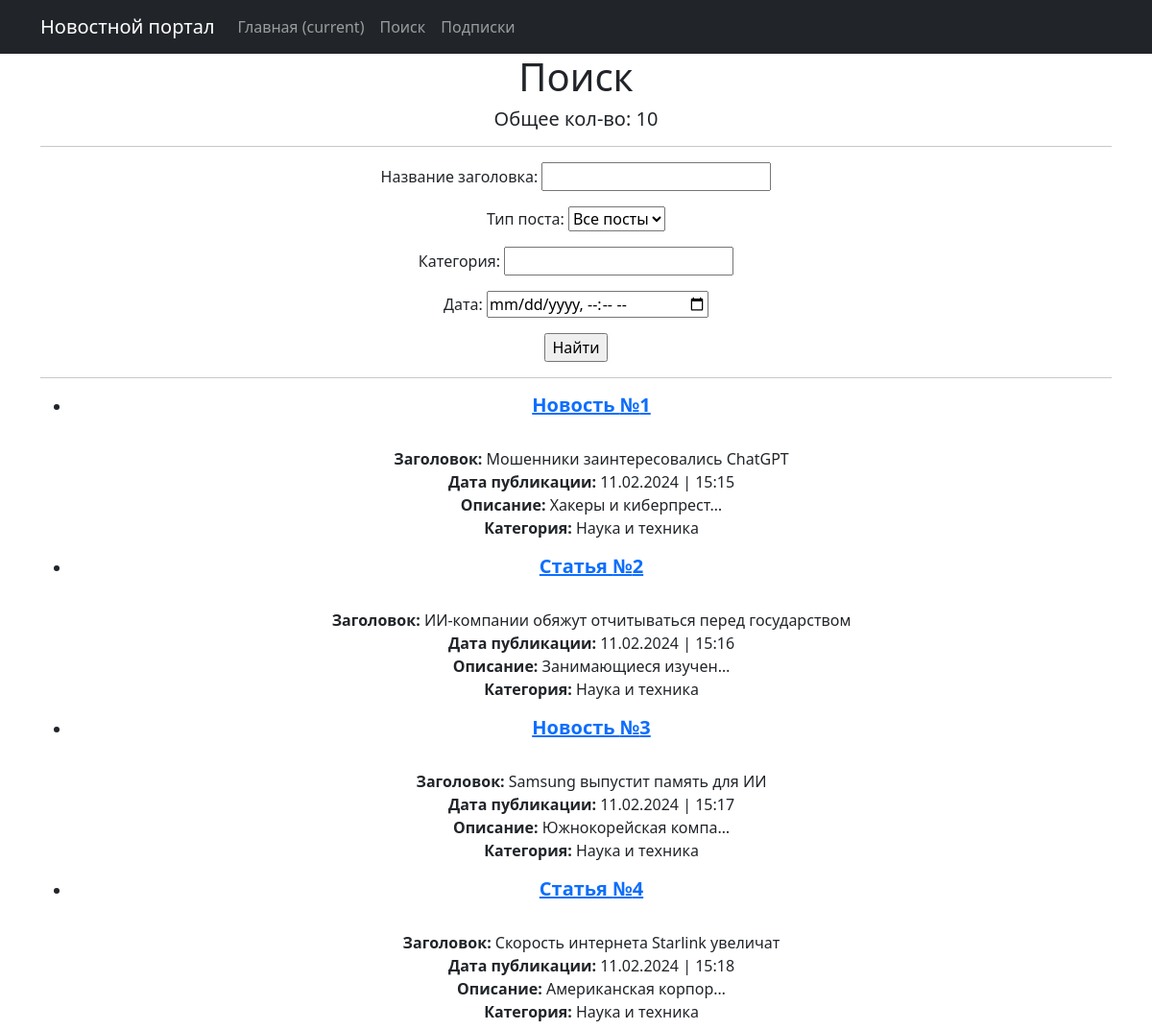
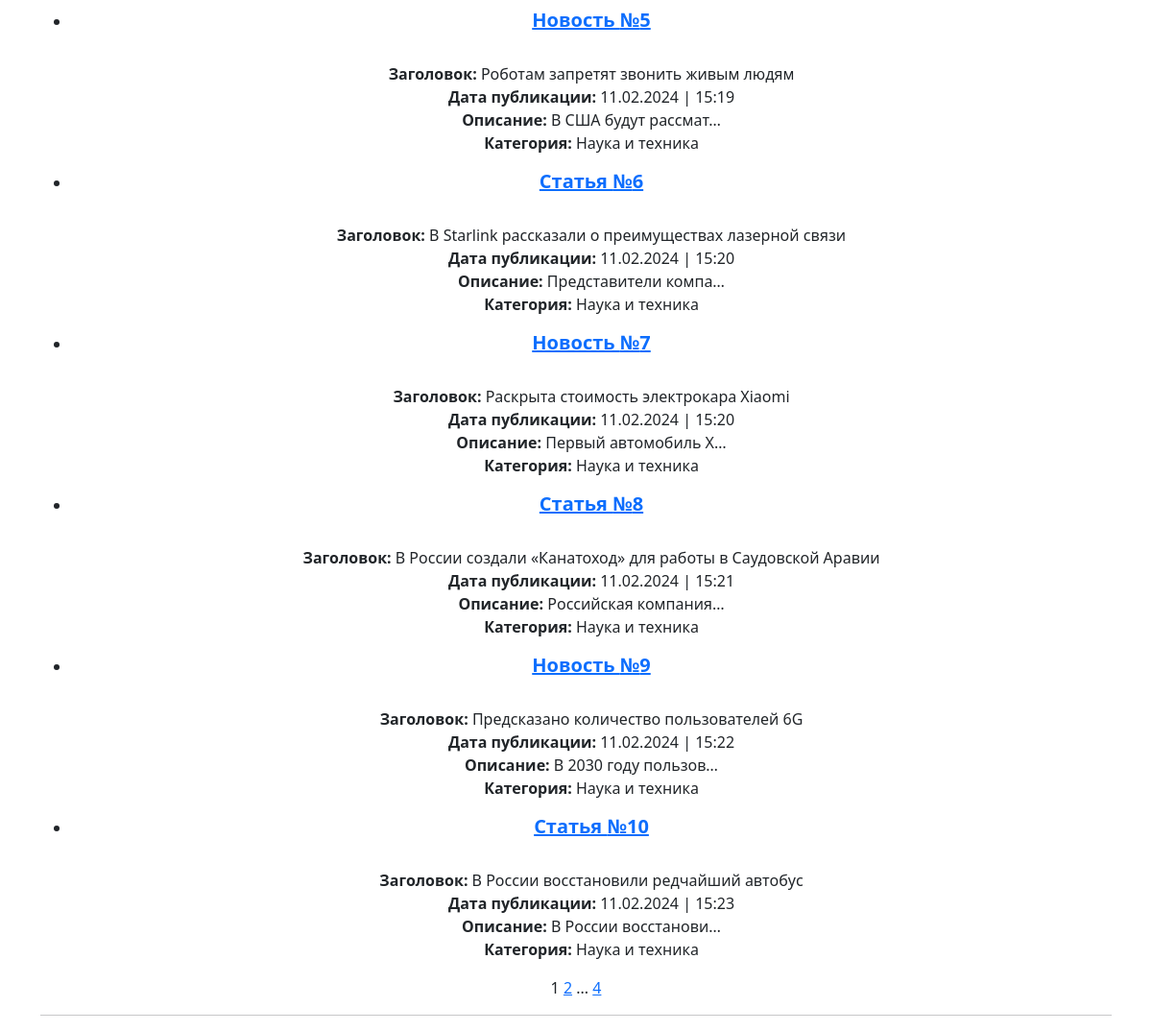
The app's page /news/search/ with its own data (2 pictures, top to bottom).
### news/models.py (models this page shows, shortened)
class Category(models.Model):
    name = models.CharField(max_length=24, unique=True)
    def __str__(self):
        return self.name.title()

class News(models.Model):
    name = models.CharField(max_length=128, unique=True)
    description = models.TextField()
    dateCreate = models.DateTimeField(auto_now_add=True)
    category = models.ForeignKey(
        to='Category',
        on_delete=models.CASCADE,
        related_name='news',  # все новости/статьи в категории будут доступны через поле news
    )
    postCategory = models.ManyToManyField('Category', through='PostCategory', related_name='news_post_categories')
    genre = models.CharField(max_length=24)

### news/views.py (the view)
# urls.py: path('news/search/', NewsSearch.as_view(), name='news_search'),
class NewsSearch(ListView):
    model = News
    template_name = 'news_search.html'
    context_object_name = 'news_list'
    paginate_by = 10
    def get_queryset(self):
        queryset = super().get_queryset()
        self.filterset = NewsFilter(self.request.GET, queryset)
        return self.filterset.qs
    def get_context_data(self, **kwargs):
        context = super().get_context_data(**kwargs)
        context['filterset'] = self.filterset
        return context

### news/templatetags/censor_filter.py (called while the page is built)
@register.filter()
def censor(text):
    forbidden_words = ['производство']
    if not isinstance(text, str):
        raise TypeError('Переменная должна быть строкой')
    for word in forbidden_words:
        pattern = r'\b' + re.escape(word) + r'\b'
        replacement = word[0] + '*' * (len(word) - 1)
        text = re.sub(pattern, replacement, text, flags=re.IGNORECASE)  # Заменяем совпавшые слова.
    return text

### news/templatetags/custom_tags.py (called while the page is built)
@register.simple_tag(takes_context=True)
def url_replace(context, **kwargs):
    d = context['request'].GET.copy()
    for k, v in kwargs.items():
        d[k] = v
    return d.urlencode()

### templates/news_search.html (shortened to what this page needs)
{% extends 'flatpages/default.html' %}
{% load censor_filter %}
{% load custom_tags %}
{% block content %}
   <h1>Поиск</h1>
    <h5>Общее кол-во: {{news_list|length}}</h5>
    <hr>
   <form action="" method="get">
       {{ filterset.form.as_p }}
       <input type="submit" value="Найти" />
   </form>
    <hr>
   {% if news_list %}
       <ul>
           {% for onenw in news_list %}
           <li>
               <h5><strong><a href="{% url 'onlynews' pk=onenw.id %}">{{ onenw.category.name }} №{{ onenw.id }}</a></strong></h5><br>
               <strong>Заголовок: </strong>{{ onenw.name|censor }}<br>
               <strong>Дата публикации: </strong>{{ onenw.dateCreate|date:"d.m.Y | H:i" }}<br>
               <strong>Описание: </strong>{{ onenw.description|truncatechars:20|censor }}<br>
               <strong>Категория: </strong>{{ onenw.genre }}<br>
           </li>
           {% endfor %}
       </ul>
   {% else %}
       <h2>Пусто!</h2>
   {% endif %}
   {{ page_obj.number }}
   {% if page_obj.has_next %}
       <a href="?{% url_replace page=page_obj.next_page_number %}">{{ page_obj.next_page_number }}</a>
       {% if paginator.num_pages != page_obj.next_page_number %}
           ...
           <a href="?{% url_replace page=page_obj.paginator.num_pages %}">{{ page_obj.paginator.num_pages }}</a>
       {% endif %}
   {% endif %}
    <hr>
{% endblock content %}

### records on screen
News: category.name "Новость", id "1", name|censor "Мошенники заинтересовались ChatGPT", dateCreate|H "11.02.2024 | 15:15", description|censor "Хакеры и киберпрест…", genre "Наука и техника"
News: category.name "Статья", id "2", name|censor "ИИ-компании обяжут отчитываться перед государством", dateCreate|H "11.02.2024 | 15:16", description|censor "Занимающиеся изучен…", genre "Наука и техника"
News: category.name "Новость", id "3", name|censor "Samsung выпустит память для ИИ", dateCreate|H "11.02.2024 | 15:17", description|censor "Южнокорейская компа…", genre "Наука и техника"
News: category.name "Статья", id "4", name|censor "Скорость интернета Starlink увеличат", dateCreate|H "11.02.2024 | 15:18", description|censor "Американская корпор…", genre "Наука и техника"
News: category.name "Новость", id "5", name|censor "Роботам запретят звонить живым людям", dateCreate|H "11.02.2024 | 15:19", description|censor "В США будут рассмат…", genre "Наука и техника"
News: category.name "Статья", id "6", name|censor "В Starlink рассказали о преимуществах лазерной связи", dateCreate|H "11.02.2024 | 15:20", description|censor "Представители компа…", genre "Наука и техника"
News: category.name "Новость", id "7", name|censor "Раскрыта стоимость электрокара Xiaomi", dateCreate|H "11.02.2024 | 15:20", description|censor "Первый автомобиль X…", genre "Наука и техника"
News: category.name "Статья", id "8", name|censor "В России создали «Канатоход» для работы в Саудовской Аравии", dateCreate|H "11.02.2024 | 15:21", description|censor "Российская компания…", genre "Наука и техника"
News: category.name "Новость", id "9", name|censor "Предсказано количество пользователей 6G", dateCreate|H "11.02.2024 | 15:22", description|censor "В 2030 году пользов…", genre "Наука и техника"
News: category.name "Статья", id "10", name|censor "В России восстановили редчайший автобус", dateCreate|H "11.02.2024 | 15:23", description|censor "В России восстанови…", genre "Наука и техника"

### other values on screen
{{ news_list|length }} "10"
{{ page_obj.number }} "1"
{{ page_obj.next_page_number }} "2"
{{ page_obj.paginator.num_pages }} "4"
